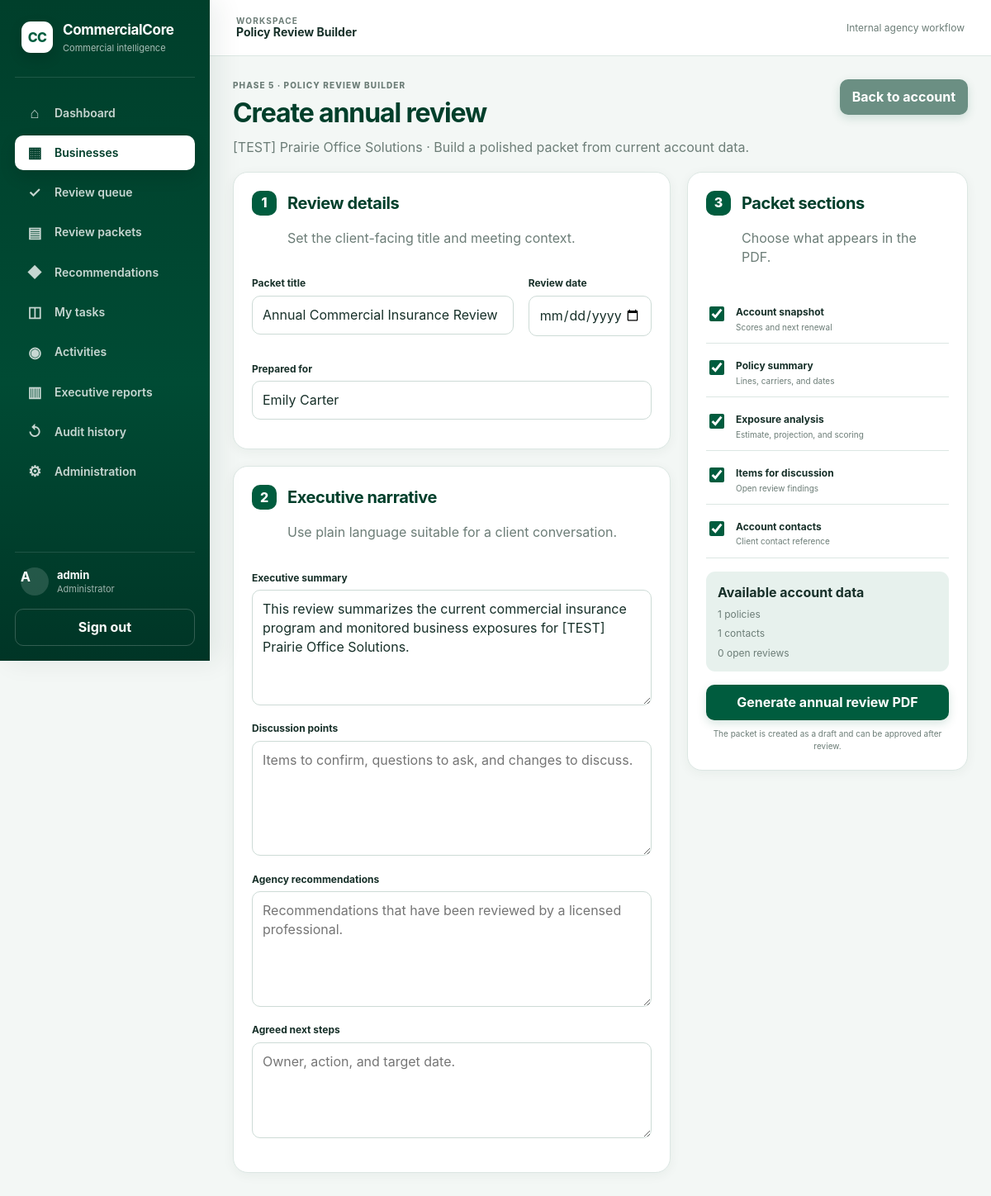
Screenshot of /businesses/1/review-builder (signed in) with the database file from the repository.
### app/models.py (models this page shows)
class User(Base):
    __tablename__ = "users"
    id: Mapped[int] = mapped_column(Integer, primary_key=True)
    username: Mapped[str] = mapped_column(String(80), unique=True, index=True)
    full_name: Mapped[str] = mapped_column(String(160))
    password_hash: Mapped[str] = mapped_column(String(255))
    role: Mapped[str] = mapped_column(String(40), default="data_support")
    active: Mapped[bool] = mapped_column(Boolean, default=True)
    created_at: Mapped[datetime] = mapped_column(DateTime, default=now)

class Business(Base):
    __tablename__ = "businesses"
    id: Mapped[int] = mapped_column(Integer, primary_key=True)
    legal_name: Mapped[str] = mapped_column(String(200), index=True)
    dba_name: Mapped[str | None] = mapped_column(String(200), nullable=True)
    industry: Mapped[str | None] = mapped_column(String(160), nullable=True)
    status: Mapped[str] = mapped_column(String(30), default="active")
    timezone: Mapped[str] = mapped_column(String(64), default="America/Chicago")
    renewal_month: Mapped[int | None] = mapped_column(Integer, nullable=True)
    producer_id: Mapped[int | None] = mapped_column(ForeignKey("users.id"), nullable=True)
    created_at: Mapped[datetime] = mapped_column(DateTime, default=now)
    updated_at: Mapped[datetime] = mapped_column(DateTime, default=now, onupdate=now)
    producer = relationship("User")
    contacts = relationship("Contact", cascade="all, delete-orphan", back_populates="business")
    locations = relationship("Location", cascade="all, delete-orphan", back_populates="business")
    policies = relationship("Policy", cascade="all, delete-orphan", back_populates="business")
    reviews = relationship("ReviewItem", cascade="all, delete-orphan", back_populates="business")
    account_notes = relationship("AccountNote", cascade="all, delete-orphan", back_populates="business")
    review_packets = relationship("ReviewPacket", cascade="all, delete-orphan", back_populates="business")
    tasks = relationship("Task", cascade="all, delete-orphan", back_populates="business")
    activities = relationship("Activity", cascade="all, delete-orphan", back_populates="business")
    documents = relationship("Document", cascade="all, delete-orphan", back_populates="business")
    recommendations = relationship("Recommendation", cascade="all, delete-orphan", back_populates="business")

class Contact(Base):
    __tablename__ = "contacts"
    id: Mapped[int] = mapped_column(Integer, primary_key=True)
    business_id: Mapped[int] = mapped_column(ForeignKey("businesses.id"), index=True)
    name: Mapped[str] = mapped_column(String(160))
    title: Mapped[str | None] = mapped_column(String(120), nullable=True)
    email: Mapped[str | None] = mapped_column(String(200), nullable=True)
    phone: Mapped[str | None] = mapped_column(String(50), nullable=True)
    is_primary: Mapped[bool] = mapped_column(Boolean, default=False)
    business = relationship("Business", back_populates="contacts")

### app/main.py (the view)
@app.get("/businesses/{business_id}/review-builder", response_class=HTMLResponse)
def review_builder(request: Request, business_id: int, db: Session = Depends(get_db)):
    require_user(request, db)
    business = load_business(db, business_id)
    latest = db.scalar(select(ReviewPacket).where(ReviewPacket.business_id == business_id).order_by(ReviewPacket.created_at.desc()))
    defaults = {
        "title": "Annual Commercial Insurance Review",
        "prepared_for": next((c.name for c in business.contacts if c.is_primary), business.contacts[0].name if business.contacts else ""),
        "executive_summary": f"This review summarizes the current commercial insurance program and monitored business exposures for {business.legal_name}.",
        "discussion_points": "",
        "recommendations": "",
        "next_steps": "",
    }
    return render(request, "review_builder.html", {"business": business, "latest_packet": latest, "defaults": defaults}, db)

### app/templates/review_builder.html
{% extends "base.html" %}{% block title %}Review Builder · CommercialCore{% endblock %}{% block page_context %}Policy Review Builder{% endblock %}{% block content %}
<div class="page-heading"><div><p class="eyebrow">Phase 5 · Policy Review Builder</p><h1>Create annual review</h1><p class="muted">{{ business.legal_name }} · Build a polished packet from current account data.</p></div><a class="button secondary" href="/businesses/{{ business.id }}">Back to account</a></div>
<form method="post" action="/businesses/{{ business.id }}/review-builder">
<div class="builder-layout">
  <div class="builder-main">
    <section class="card"><div class="step-heading"><span>1</span><div><h2>Review details</h2><p class="muted">Set the client-facing title and meeting context.</p></div></div>
      <div class="grid"><div class="span-8 field"><label>Packet title</label><input name="title" value="{{ defaults.title }}" required></div><div class="span-4 field"><label>Review date</label><input name="meeting_date" type="date"></div><div class="span-12 field"><label>Prepared for</label><input name="prepared_for" value="{{ defaults.prepared_for }}" placeholder="Business owner or leadership team"></div></div>
    </section>
    <section class="card"><div class="step-heading"><span>2</span><div><h2>Executive narrative</h2><p class="muted">Use plain language suitable for a client conversation.</p></div></div>
      <div class="field"><label>Executive summary</label><textarea name="executive_summary" rows="5">{{ defaults.executive_summary }}</textarea></div>
      <div class="field"><label>Discussion points</label><textarea name="discussion_points" rows="5" placeholder="Items to confirm, questions to ask, and changes to discuss."></textarea></div>
      <div class="field"><label>Agency recommendations</label><textarea name="recommendations" rows="5" placeholder="Recommendations that have been reviewed by a licensed professional."></textarea></div>
      <div class="field"><label>Agreed next steps</label><textarea name="next_steps" rows="4" placeholder="Owner, action, and target date."></textarea></div>
    </section>
  </div>
  <aside class="builder-sidebar">
    <section class="card sticky-card"><div class="step-heading"><span>3</span><div><h2>Packet sections</h2><p class="muted">Choose what appears in the PDF.</p></div></div>
      <label class="check-row"><input type="checkbox" name="account_snapshot" value="1" checked><span><b>Account snapshot</b><small>Scores and next renewal</small></span></label>
      <label class="check-row"><input type="checkbox" name="policy_summary" value="1" checked><span><b>Policy summary</b><small>Lines, carriers, and dates</small></span></label>
      <label class="check-row"><input type="checkbox" name="exposure_analysis" value="1" checked><span><b>Exposure analysis</b><small>Estimate, projection, and scoring</small></span></label>
      <label class="check-row"><input type="checkbox" name="review_items" value="1" checked><span><b>Items for discussion</b><small>Open review findings</small></span></label>
      <label class="check-row"><input type="checkbox" name="contact_summary" value="1" checked><span><b>Account contacts</b><small>Client contact reference</small></span></label>
      <div class="builder-summary"><b>Available account data</b><span>{{ business.policies|length }} policies</span><span>{{ business.contacts|length }} contacts</span><span>{{ business.reviews|selectattr('status','ne','closed')|list|length }} open reviews</span></div>
      <button class="full-width" type="submit">Generate annual review PDF</button><p class="form-help">The packet is created as a draft and can be approved after review.</p>
    </section>
  </aside>
</div></form>
{% endblock %}

### app/templates/base.html (shortened to what this page needs)
<!doctype html>
<html lang="en">
<head>
<link rel="stylesheet" href="/static/app.css">
</head>
<body class="{% if user %}app-body{% else %}auth-body{% endif %}">
{% if user %}
<div class="app-shell">
  <aside class="sidebar" id="sidebar">
    <div class="sidebar-brand">
      <div class="brand-mark">CC</div>
      <div><strong>CommercialCore</strong><span>Commercial intelligence</span></div>
    </div>
    <nav class="side-nav" aria-label="Primary navigation">
      <a class="{% if request.url.path == '/dashboard' %}active{% endif %}" href="/dashboard"><span class="nav-icon">⌂</span><span>Dashboard</span></a>
      <a class="{% if request.url.path.startswith('/businesses') %}active{% endif %}" href="/businesses"><span class="nav-icon">▦</span><span>Businesses</span></a>
      <a class="{% if request.url.path.startswith('/reviews') %}active{% endif %}" href="/reviews"><span class="nav-icon">✓</span><span>Review queue</span></a>
      <a class="{% if request.url.path.startswith('/review-packets') %}active{% endif %}" href="/review-packets"><span class="nav-icon">▤</span><span>Review packets</span></a>
      <a class="{% if request.url.path.startswith('/recommendations') %}active{% endif %}" href="/recommendations"><span class="nav-icon">◆</span><span>Recommendations</span></a>
      <a class="{% if request.url.path.startswith('/tasks') %}active{% endif %}" href="/tasks"><span class="nav-icon">◫</span><span>My tasks</span></a>
      <a class="{% if request.url.path.startswith('/activities') %}active{% endif %}" href="/activities"><span class="nav-icon">◉</span><span>Activities</span></a>
      <a class="{% if request.url.path.startswith('/executive-reports') %}active{% endif %}" href="/executive-reports"><span class="nav-icon">▥</span><span>Executive reports</span></a>
      {% if user.role in ['administrator','producer','account_manager'] %}<a class="{% if request.url.path.startswith('/audit') %}active{% endif %}" href="/audit"><span class="nav-icon">↺</span><span>Audit history</span></a>{% endif %}
      {% if user.role == 'administrator' %}<a class="{% if request.url.path.startswith('/admin') %}active{% endif %}" href="/admin/users"><span class="nav-icon">⚙</span><span>Administration</span></a>{% endif %}
    </nav>
    <div class="sidebar-footer">
      <div class="user-panel"><span class="user-avatar">{{ user.username[:1]|upper }}</span><div><strong>{{ user.username }}</strong><span>{{ user.role|replace('_',' ')|title }}</span></div></div>
      <form method="post" action="/logout"><button class="ghost-button full-width">Sign out</button></form>
    </div>
  </aside>
  <div class="app-main">
    <header class="app-topbar">
      <div class="topbar-context"><span class="context-label">Workspace</span><strong>{% block page_context %}CommercialCore{% endblock %}</strong></div>
      <div class="topbar-meta">Internal agency workflow</div>
    </header>
    <main class="content-wrap">
{% else %}
<main>
{% endif %}
{% block content %}{% endblock %}
{% if user %}
    </main>
  </div>
</div>
{% else %}
</main>
{% endif %}
</body></html>

### rows the page displays
User: username "A", username "admin", role "Administrator"
Business: legal_name "[TEST] Prairie Office Solutions"
Contact: prepared_for "Emily Carter"

### other values shown
{{ business.policies|length }} "1"
{{ business.contacts|length }} "1"
{{ business.reviews|selectattr('status','ne','closed')|list|length }} "0"
